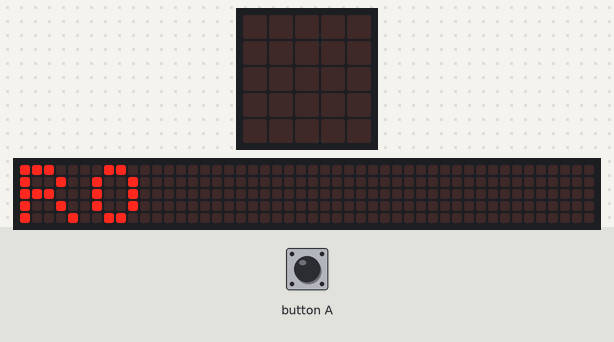
A program run on a simulated BBC micro:bit (MakeCode). On the bench: the board's 5×5 LED display, a strip that is not on the board, showing the scrolling text unrolled. The inputs (shaded band) are chosen by the test bench. Random numbers come from a fixed seed; the 48×5 strip is a reading aid, not a part: it shows the text the display is scrolling, unrolled, one strip-width of it at a time.

Above: at 9.5 s.
11.2 s: button A pressed for 0.15 s
At 11.8 s:
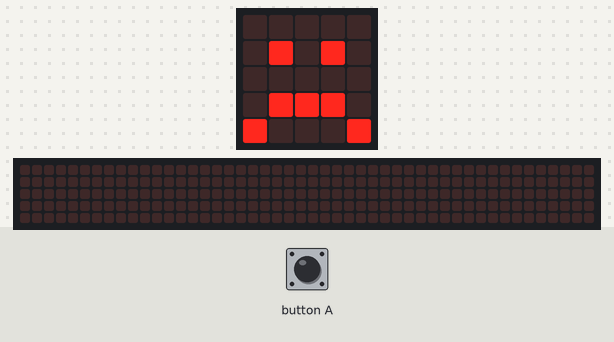
At 24.7 s:
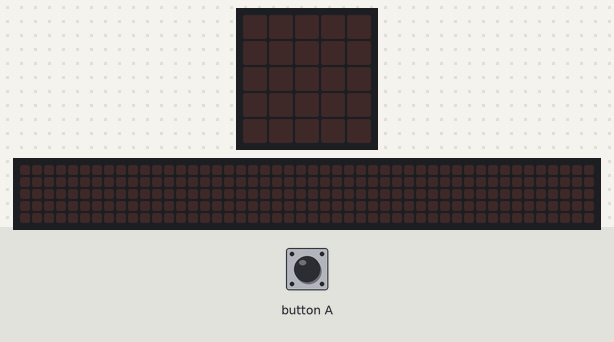

Measured:
- after the input at 11.2 s, the display: changes after 0.15 s (image 1)
- what the display in image 0 shows lasts 0.4 s, from 9.5 s to 9.9 s
- what the display in image 1 shows lasts 1.4 s, from 11.4 s to 12.8 s

The program:

main.ts
```typescript
input.onButtonPressed(Button.A, function () {
    A = randint(0, 100)
    if (A < 25) {
        basic.showLeds(`
            . . . . .
            . # . # .
            . . . . .
            . # # # .
            # . . . #
            `)
        basic.pause(1000)
        basic.showString("INDIFERENTE")
    }
    if (A >= 25 && A < 50) {
        basic.showLeds(`
            . . . . .
            . # . # .
            . . . . .
            # . . . #
            . # # # .
            `)
        basic.pause(1000)
        basic.showString("AMIZADE")
    }
    if (A >= 50 && A < 75) {
        basic.showLeds(`
            . . . . .
            . # . # .
            . # # # .
            . . # . .
            . . . . .
            `)
        basic.pause(1000)
        basic.showString("INTERESSE")
    }
    if (A >= 75) {
        basic.showLeds(`
            . # . # .
            # # # # #
            # # # # #
            . # # # .
            . . # . .
            `)
        basic.pause(1000)
        basic.showString("APAIXONADO")
    }
})
let A = 0
basic.showString("AMOROMETRO")
```

test.ts
```typescript
// testes vão aqui; isto não será compilado quando este pacote for usado como uma extensão.
```
